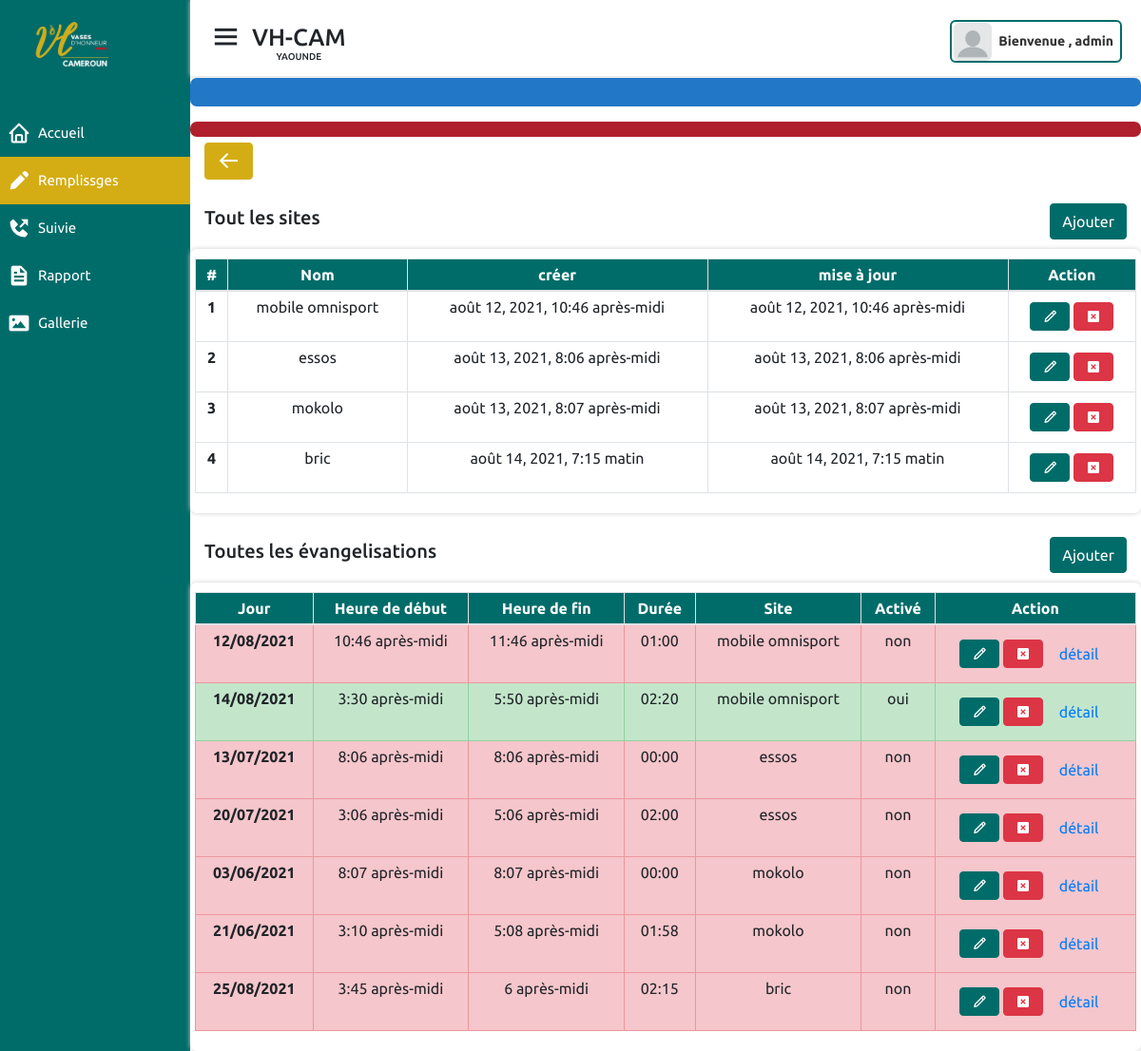
The app's page /evangelisations/remplissages/liste-site-evangelisation (signed in) with its own data.
### remplissages/models.py (models this page shows, shortened)
class Site(models.Model):
    status = (
        ('oui', 'Oui'),
        ('non', 'Non')
    )
    nom_site_evangelisation = models.CharField(max_length=200,verbose_name="site d'évangélisation", help_text="le nom du site doit avoir au moins 03 caractères")
    description = models.TextField(null=True, blank=True, verbose_name="Description", help_text="ajouter une description du site")
    image = models.ImageField(upload_to='images/site/%Y/%m/%d/', null=True, blank=True, help_text="ajouter une image")
    author = models.ForeignKey(User, related_name='sites',
                                on_delete=models.SET_NULL,
                                null=True,
                                verbose_name="ajouter par ")
    actif = models.CharField(max_length=15, choices=status, default='non')
    created = models.DateTimeField(auto_now_add=True)
    updated = models.DateTimeField(auto_now=True)
    class Meta:
        verbose_name = "Site d'évangélisation"
    def __str__(self):
        return self.nom_site_evangelisation

class Evangelisation(models.Model):
    status = (
        ('oui', 'Oui'),
        ('non', 'Non')
    )
    day = models.DateField(verbose_name="Jour d'évangélisation", default=timezone.now)
    heure_de_debut = models.TimeField(default=timezone.now, verbose_name="Heure de début")
    heure_de_fin = models.TimeField(default=timezone.now, verbose_name="Heure de fin")
    site = models.ForeignKey(Site, related_name="evangelisations", verbose_name="Lieu d'évangelisation", on_delete=models.SET_NULL, blank=True,  null=True)
    author = models.ForeignKey(User, related_name='evangs',
                                on_delete=models.SET_NULL,
                                blank=True,
                                null=True,
                                verbose_name="créer par ")
    boss = models.ManyToManyField(User, related_name='participations', blank=True, verbose_name="Sélectionner les boss")
    observation = models.TextField(verbose_name="Observations", null=True, blank=True)
    actif = models.CharField(max_length=15, choices=status, default='non')
    def dure(self):
        rest = None
        debut_minites = self.heure_de_debut.hour*60 + self.heure_de_debut.minute
        fin_minites = self.heure_de_fin.hour*60 + self.heure_de_fin.minute
        if debut_minites<=fin_minites:
            heure = (fin_minites - debut_minites)//60
            mini = (fin_minites - debut_minites)%60
            if 0<=heure<=9:
                if 0<=mini<=9:
                    rest = f"0{int(heure)}:0{mini}"
                else:
                    rest = f"0{int(heure)}:{mini}"
            else:
                if 0<=mini<=9:
                    rest = f"{int(heure)}:0{mini}"
                rest = f"{heure}:{mini}"
        else:
            return f"calcule impossible"
        return rest

### remplissages/views.py (the view)
# urls.py: path('liste-site-evangelisation', views.liste_site_evang, name="liste_site"),
@login_required
def liste_site_evang(request):
    context = dict()
    sites =None
    sites = Site.objects.all()
    evangs = Evangelisation.objects.all()
    if request.session.get('is_save'):
        context['is_save'] = request.session.get('is_save')
        del request.session['is_save']
    if request.session.get('is_update'):
        context['is_update'] = request.session.get('is_update')
    if request.session.get('is_update_list'):
        context['is_update'] = request.session.get('is_update_list')
        del request.session['is_update_list']
    if request.session.get('personne'):
        context['personne'] = request.session.get('personne')
    if request.session.get('personne_delete'):
        context['personne_delete'] = request.session.get('personne_delete')
        del request.session['personne_delete']
    if request.session.get('is_delete'):
        context['is_delete'] = request.session.get('is_delete')
        del request.session['is_delete']
    if request.session.get('personne_nom_passe'):
        context['personne_nom_passe'] = request.session.get('personne_nom_passe')
    if request.session.get('evang_ajouter'):
        context['evang_ajouter'] = request.session.get('evang_ajouter')
        del request.session['evang_ajouter']#
    if request.session.get('evang_update'):
        context['evang_update'] = request.session.get('evang_update')
        del request.session['evang_update']#
    if request.session.get('evang_delete'):
        context['evang_delete'] = request.session.get('evang_delete')
        del request.session['evang_delete']#
    if request.session.get('site_ajout'):
        context['site_ajout'] = request.session.get('site_ajout')
        del request.session['site_ajout']#
    if request.session.get('site_update'):
        context['site_update'] = request.session.get('site_update')
        del request.session['site_update']#
    if request.session.get('site_delete'):
        context['site_delete'] = request.session.get('site_delete')
        del request.session['site_delete']#
    active = "index_rempl"
    context['active'] = active
    context['sites'] = sites
    context['evangs'] = evangs
    return render(request, 'remplissages/site/sites.html', context)

### remplissages/templates/remplissages/site/sites.html (shortened to what this page needs)
{% extends 'base.html' %}
{% load static %}
{% block content %}
<div class="wrap_user_infos">
    <div class="col-md-12">
        <div class="head_person_evang">
            <a href="{% url 'rempl:index_rempl' %}" class="btn btn-secondary btn-with">
                <i style="font-size: 25px;" class='bx bx-arrow-back'></i>
            </a>
        </div>
    </div>
    <div class="col-md-12">
        <div class="head_person_evang">
            <h2>Tout les sites</h2>
            <a href="{% url 'rempl:add_site' %}" class="btn btn-success btn-with">Ajouter</a>
        </div>
    </div>
    <div class="user_infos">
        <div class="row">
            <div class="table-responsive tab-elmt">
                <table class="table table-bordered table-hover" id="table-evang">
                    <thead>
                        <tr>
                          <th scope="col" rowspan="2">#</th>
                          <th scope="col" rowspan="2">Nom</th>
                          <th scope="col" rowspan="2">créer</th>
                          <th scope="col" rowspan="2">mise à jour</th>
                          <th scope="col" rowspan="2">Action</th>
                        </tr>
                      </thead>
                      <tbody>
                        {% for site in sites %}
                            <tr>
                                <th scope="row">{{ forloop.counter }}</th>
                                <td>{{ site.nom_site_evangelisation }}</td>
                                <td>{{ site.created }}</td>
                                <td>{{ site.updated }}</td>
                                <td>
                                    <a href="{% url 'rempl:change_site' site.pk %}" class="btn btn-success mt-1 mb-1">
                                        <i class='bx bx-pencil'></i>
                                    </a>
                                    <a  href="{% url 'rempl:delete_site' site.pk %}" class="btn btn-danger mt-1 mb-1">
                                        <i class='bx bxs-x-square'></i>
                                    </a>
                                </td>
                            </tr>
                        {% empty %}
                            <p class="tabl_empty">pas de donnée</p>
                        {% endfor %}
                      </tbody>
                </table>
            </div>
        </div>
    </div>
    <div class="col-md-12">
        <div class="head_person_evang">
            <h2>Toutes les évangelisations</h2>
            <a href="{% url 'rempl:add_rempl' %}" class="btn btn-success btn-with">Ajouter</a>
        </div>
    </div>
    <div class="user_infos">
        <div class="row">
            <div class="table-responsive tab-elmt">
                <table class="table table-bordered table-hover" id="table-evang">
                    <thead>
                        <tr>
                          <th scope="col" rowspan="2">Jour</th>
                          <th scope="col" rowspan="2">Heure de début</th>
                          <th scope="col" rowspan="2">Heure de fin</th>
                          <th scope="col" rowspan="2">Durée</th>
                          <th scope="col" rowspan="2">Site</th>
                          <th scope="col" rowspan="2">Activé</th>
                          <th scope="col" rowspan="2">Action</th>
                        </tr>
                      </thead>
                      <tbody>
                        {% for evang in evangs %}
                            <tr {% if evang.actif == 'oui' %}class="table-success"{% else %}class="table-danger"{% endif %}>
                                <th scope="row">{{ evang.day|date:"d/m/Y" }}</th>
                                <td>{{ evang.heure_de_debut }}</td>
                                <td>{{ evang.heure_de_fin }}</td>
                                <td>{{ evang.dure }}</td>
                                <td>{{ evang.site }}</td>
                                <td>{{ evang.actif }}</td>
                                <td>
                                    <a href="{% url 'rempl:change_rempl' evang.pk %}" class="btn btn-success mt-1 mb-1">
                                        <i class='bx bx-pencil'></i>
                                    </a>
                                    <a href="{% url 'rempl:delete_rempl' evang.pk %}" class="btn btn-danger mt-1 mb-1">
                                        <i class='bx bxs-x-square'></i>
                                    </a>
                                    <button
                                        type="button"
                                        class="btn btn-link evang_detail mt-1 mb-1"
                                        data-url="{% url 'rempl:evang_detail_passe' evang.pk 'passe' %}">
                                        détail
                                    </button>
                                </td>
                            </tr>
                        {% empty %}
                            <p class="tabl_empty">pas de donnée</p>
                        {% endfor %}
                      </tbody>
                </table>
            </div>
        </div>
    </div>
</div>
{% endblock %}

### templates/base.html (shortened to what this page needs)
<html lang="fr">
    {% load static %}
<head>
    <link rel="stylesheet" href="{% static 'css/style.css' %}">
    <link rel="stylesheet" href="{% static 'css/bootstrap.min.css' %}">
    <link href='https://unpkg.com/boxicons@2.0.7/css/boxicons.min.css' rel='stylesheet'>
    <link rel="stylesheet" href="{% static 'accounts/css/account.css' %}">
    <link rel="stylesheet" href="{% static 'remplissages/css/remplissages.css' %}">
    <link rel="stylesheet" href="{% static 'suivie/css/suivie.css' %}">
    <link rel="stylesheet" href="{% static 'rapport/css/rapport.css' %}">
    <link rel="stylesheet" href="{% static 'gallerie/css/gallerie.css' %}">
    <link rel="stylesheet" href="https://cdnjs.cloudflare.com/ajax/libs/datepicker/0.6.5/datepicker.min.css" />
</head>
<body>
    {% include 'layout/sidebar.html' %}
    <section class="home-section">
        {% include 'layout/navbar.html' %}
        {% block content %}
        {% endblock %}
    </section>
</body>
</html>

### templates/layout/sidebar.html (shortened to what this page needs)
{% load static %}
<div class="sidebar">
    <div class="logo-details">
        <a href="{% url 'index_hone' %}">
            <img src="{% static 'images/logo.jpg' %}" alt="" >
        </a>
    </div>
    {% if request.user.is_authenticated %}
    <ul class="nav-links">
        <li>
            <a {% if active == "index_hone" %}class="active"{% endif %} href="{% url 'index_hone' %}">
                <i class='bx bx-home' ></i>
                <span class="link_name">Accueil</span>
            </a>
        </li>
        <li>
            <a {% if active == "index_rempl" %}class="active"{% endif %} href="{% url 'rempl:index_rempl' %}">
                <i class='bx bxs-pencil'></i>
                <span class="link_name">Remplissges</span>
            </a>
        </li>
        <li>
            <a {% if active == "index_suivie" %}class="active"{% endif %} href="{% url 'suivie:index_suivie' %}">
                <i class='bx bxs-phone-outgoing'></i>
                <span class="link_name">Suivie</span>
            </a>
        </li>
        <li>
            <a {% if active == "rapport" %}class="active"{% endif %} href="{% url 'rapport:index_rapport' %}">
                <i class='bx bxs-file'></i>
                <span class="link_name">
                    Rapport
                </span>
            </a>
        </li>
        <li>
            <a {% if active == "gallerie" %}class="active"{% endif %} href="{% url 'gallerie:gallerie_index' %}">
                <i class='bx bxs-image'></i>
                <span class="link_name">Gallerie</span>
            </a>
        </li>
    </ul>
    {% endif %}
</div>

### templates/layout/navbar.html (shortened to what this page needs)
{% load static %}
<nav class="rapport_nav account_nav {% if active == 'gallerie' %}gallerie_nav{% endif %}">
    <div class="nav-bar-first">
        <div class="sidebar-button">
            <i class='bx bx-menu sibebarBtn'></i>
            <div class="navbar-head">
                <span class="dashboard">VH-CAM</span>
                <span style="font-size: 10px;position: relative;top: -7px;">YAOUNDE</span>
            </div>
        </div>
        <div class="profile-details">
            <img src="{% static 'images/profile.png' %}" alt="">
            <span class="admin_name">Bienvenue , {{request.user}}</span>
        </div>
    </div>
    <div class="rempl-infos-submit">
            {% if is_update %}
                <p id="is_update" class="pt-2 pb-2 pl-2 pr-2">
                </p>
            {% endif %}
            {% if is_delete %}
            <p id="is_delete" class="pt-2 pb-2 pl-2 pr-2">
            </p>
        {% endif %}
    </div>
</nav>

### records on screen
Site: nom_site_evangelisation "mobile omnisport", created "août 12, 2021, 10:46 après-midi", updated "août 12, 2021, 10:46 après-midi"
Site: nom_site_evangelisation "essos", created "août 13, 2021, 8:06 après-midi", updated "août 13, 2021, 8:06 après-midi"
Site: nom_site_evangelisation "mokolo", created "août 13, 2021, 8:07 après-midi", updated "août 13, 2021, 8:07 après-midi"
Site: nom_site_evangelisation "bric", created "août 14, 2021, 7:15 matin", updated "août 14, 2021, 7:15 matin"
Evangelisation: day "12/08/2021", heure_de_debut "10:46 après-midi", heure_de_fin "11:46 après-midi", dure "01:00", site "mobile omnisport", actif "non"
Evangelisation: day "14/08/2021", heure_de_debut "3:30 après-midi", heure_de_fin "5:50 après-midi", dure "02:20", site "mobile omnisport", actif "oui"
Evangelisation: day "13/07/2021", heure_de_debut "8:06 après-midi", heure_de_fin "8:06 après-midi", dure "00:00", site "essos", actif "non"
Evangelisation: day "20/07/2021", heure_de_debut "3:06 après-midi", heure_de_fin "5:06 après-midi", dure "02:00", site "essos", actif "non"
Evangelisation: day "03/06/2021", heure_de_debut "8:07 après-midi", heure_de_fin "8:07 après-midi", dure "00:00", site "mokolo", actif "non"
Evangelisation: day "21/06/2021", heure_de_debut "3:10 après-midi", heure_de_fin "5:08 après-midi", dure "01:58", site "mokolo", actif "non"
Evangelisation: day "25/08/2021", heure_de_debut "3:45 après-midi", heure_de_fin "6 après-midi", dure "02:15", site "bric", actif "non"

### other values on screen
{{ request.user }} "admin"
